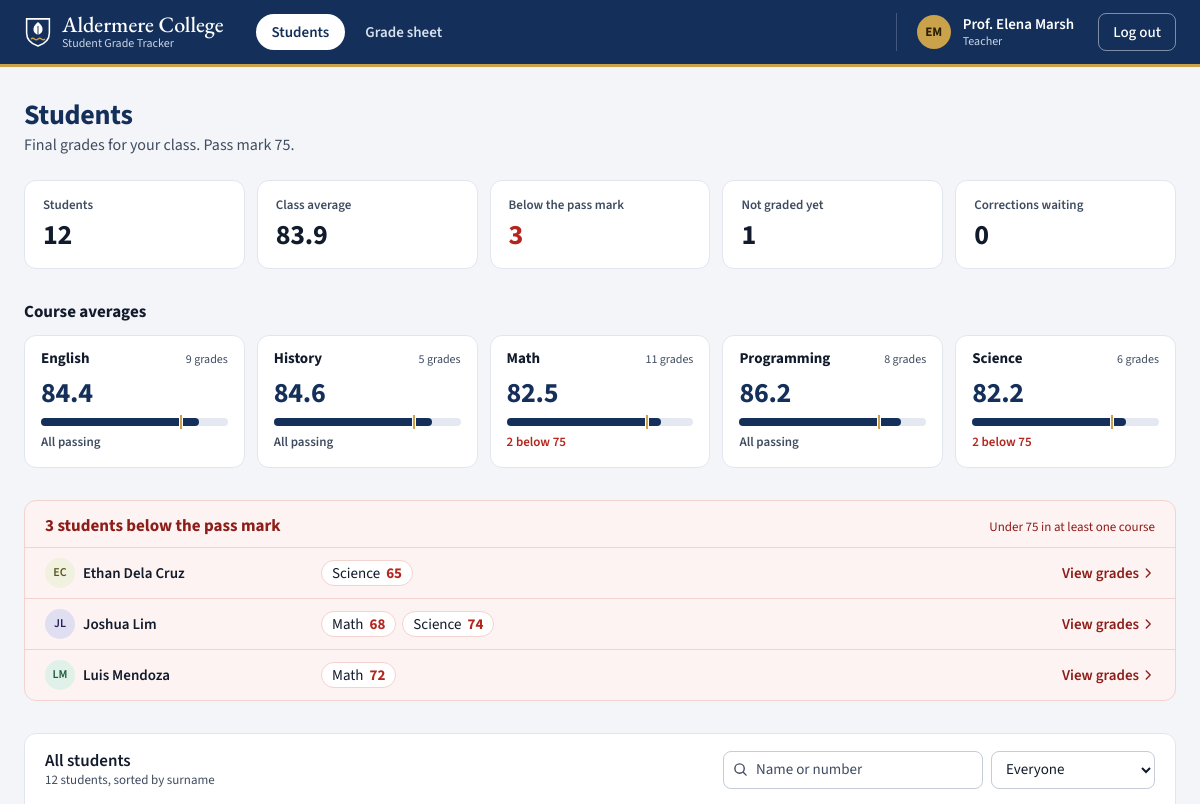
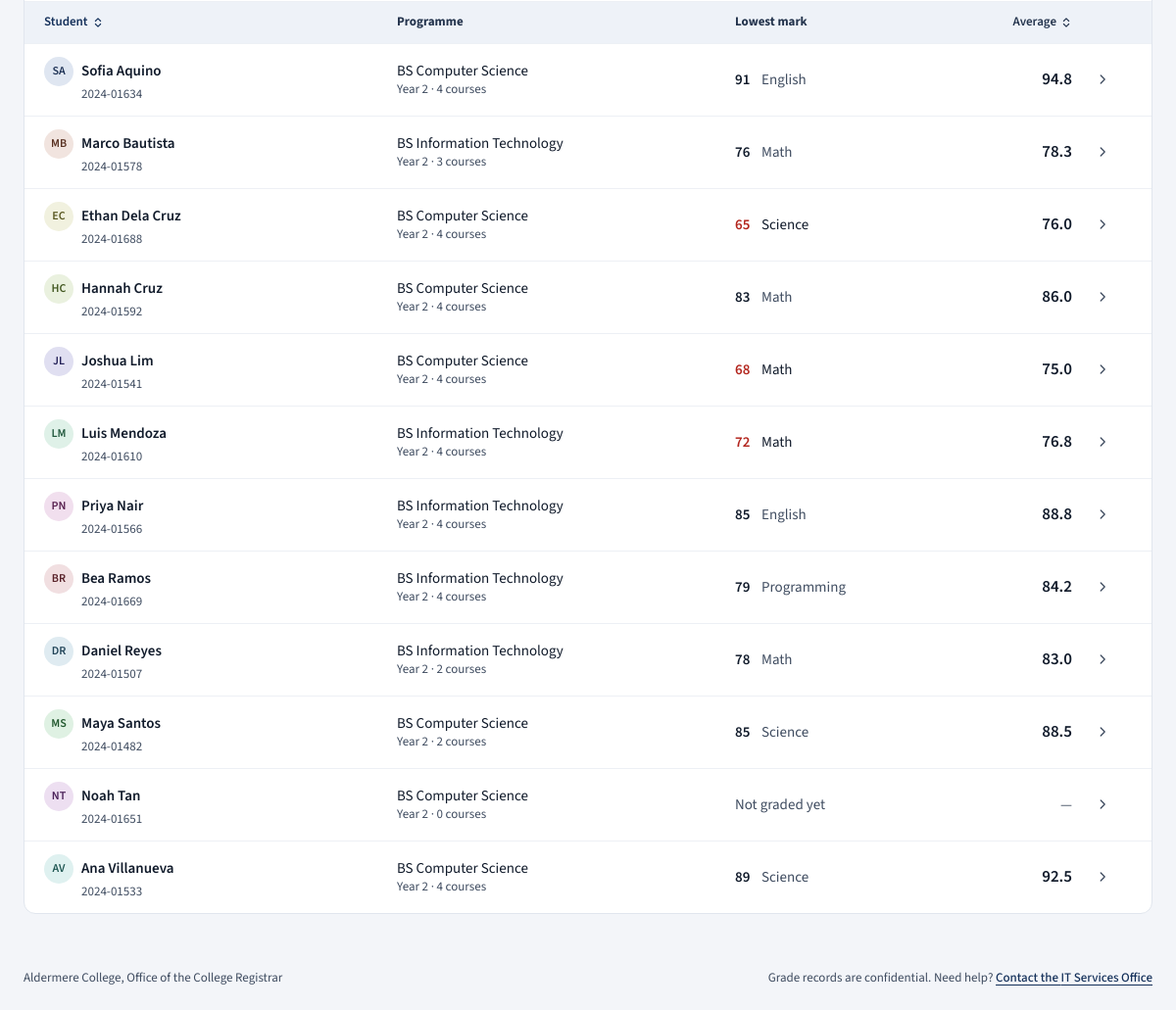
The app's page /dashboard (signed in) with its own data (2 pictures, top to bottom).
### tables this page shows
CREATE TABLE users (
    id INTEGER PRIMARY KEY AUTOINCREMENT,
    username TEXT UNIQUE NOT NULL,
    password TEXT NOT NULL,
    role TEXT NOT NULL CHECK(role IN ('student','teacher','academic_admin','registrar','it_admin')),
    is_locked BOOLEAN DEFAULT 0,
    failed_attempts INTEGER DEFAULT 0,
    full_name TEXT,
    student_no TEXT,
    program TEXT,
    year_level INTEGER
);

CREATE TABLE grades (
    id INTEGER PRIMARY KEY AUTOINCREMENT,
    student_id INTEGER NOT NULL,
    subject TEXT NOT NULL,
    grade INTEGER NOT NULL,
    updated_by TEXT NOT NULL,
    FOREIGN KEY (student_id) REFERENCES users(id)
);

### app.py (the view, shortened to what this page needs)
@app.route("/dashboard")
def dashboard():
    if "username" not in session:
        return redirect("/login")
    user = current_user()
    if not user:
        return redirect("/login")
    role = user["role"]
    username = user["username"]
    user_id = user["id"]
    try:
        all_students, all_users, period, pending_requests, audit_logs = dashboard_data()
    except Exception as e:
        logging.error(f"dashboard data failed user={username} err={e}")
        return render_template("login.html", error="An error occurred. Please try again.")
    student_id_param = request.args.get("student_id")
    if role == "teacher":
        if student_id_param:
            if not valid_id(student_id_param):
                return teacher_error("Invalid input.", "teacher filter")
            return redirect(f"/students/{int(student_id_param)}")
        try:
            return render_roster()
        except Exception as e:
            logging.error(f"teacher roster failed user={username} err={e}")
            return "An error occurred. Please try again.", 500
    elif role == "it_admin":
        grades = get_db().execute(GRADES_SELECT).fetchall()
        return render_template("dashboard.html", role=role, username=username, grades=grades, students=all_students, all_users=all_users, period=period, pending_requests=pending_requests, audit_logs=audit_logs)

### app.py (called while the page is built, shortened)
@app.before_request
def check_csrf():
    if request.method != "POST":
        return None

def get_db():
    db = getattr(g, '_database', None)
    if db is None:
        db = g._database = sqlite3.connect(DATABASE)
        db.row_factory = sqlite3.Row
    return db

@app.teardown_appcontext
def close_connection(exception):
    db = getattr(g, '_database', None)
    if db is not None:
        db.close()

@app.context_processor
def shell_context():
    if "user_id" not in session:
        return {"pass_mark": PASS_MARK}
    try:
        db = get_db()
        shell_user = db.execute("SELECT full_name FROM users WHERE id=?", (session["user_id"],)).fetchone()
        period = db.execute("SELECT * FROM grading_periods LIMIT 1").fetchone()
        pending = db.execute("SELECT COUNT(*) FROM grade_change_requests WHERE status='pending'").fetchone()[0]
    except Exception as e:
        logging.error(f"shell context failed err={e}")
        return {"pass_mark": PASS_MARK}
    return {
        "pass_mark": PASS_MARK,
        "shell_period": period,
        "shell_pending": pending,
        "shell_name": (shell_user["full_name"] if shell_user else None) or session.get("username"),
    }

def valid_id(s):
    try:
        return int(s) > 0
    except (TypeError, ValueError):
        return False

def current_user():
    uid = session.get("user_id")
    if not uid:
        return None
    try:
        if not valid_id(uid):
            session.clear()
            return None
        db = get_db()
        user = db.execute("SELECT * FROM users WHERE id=?", (int(uid),)).fetchone()
        if not user:
            session.clear()
            return None
        if user["is_locked"]:
            session.clear()
            return None
        if session.get("username") != user["username"] or session.get("role") != user["role"]:
            session.clear()
            return None
        return user
    except Exception as e:
        logging.error(f"current_user failed uid={uid} err={e}")
        return None

def mean(values):
    return sum(values) / len(values) if values else None

def surname_key(name):
    return (name.split()[-1].lower(), name.lower())

### templates/students.html (shortened to what this page needs)
{% extends 'base.html' %}
{% set period_name = period['name'] if period else 'This' %}
{% set below = roster|selectattr('standing', 'equalto', 'below')|list %}
{% set ungraded = roster|selectattr('standing', 'equalto', 'none')|list %}
{% set waiting = roster|sum(attribute='waiting') %}
{% block content %}
{% import '_ui.html' as ui with context %}
<header class="page-head">
    <div>
        <h1>Students</h1>
        <p class="sub">Final grades for your class. Pass mark {{ pass_mark }}.</p>
    </div>
</header>
<ul class="stat-tiles" aria-label="Class summary">
    <li class="stat-tile"><span class="stat-label">Students</span><span class="stat-value">{{ roster|length }}</span></li>
    <li class="stat-tile"><span class="stat-label">Class average</span><span class="stat-value">{% if class_average is none %}—{% else %}{{ '%.1f'|format(class_average) }}{% endif %}</span></li>
    <li class="stat-tile"><span class="stat-label">Below the pass mark</span><span class="stat-value{{ ' is-negative' if below }}">{{ below|length }}</span></li>
    <li class="stat-tile"><span class="stat-label">Not graded yet</span><span class="stat-value">{{ ungraded|length }}</span></li>
    <li class="stat-tile"><span class="stat-label">Corrections waiting</span><span class="stat-value">{{ waiting }}</span></li>
</ul>
{% if courses %}
<section class="course-cards" aria-labelledby="courses-title">
    <h2 id="courses-title" class="section-title">Course averages</h2>
    <ul>
        {% for c in courses %}
        <li class="course-card">
            <span class="course-band"><span class="course-name">{{ c['subject'] }}</span><span class="course-count">{{ c['count'] }} grade{{ '' if c['count'] == 1 else 's' }}</span></span>
            <span class="course-body"><span class="course-avg{{ ' is-negative' if c['average'] < pass_mark }}">{{ '%.1f'|format(c['average']) }}</span>
            {{ ui.score_bar(c['average'], pass_mark) }}
            <span class="course-meta">{% if c['below'] %}<span class="text-negative nowrap">{{ c['below'] }} below {{ pass_mark }}</span>{% else %}<span class="nowrap">All passing</span>{% endif %}</span></span>
        </li>
        {% endfor %}
    </ul>
</section>
{% endif %}
{% if below %}
<section class="attention-panel" aria-labelledby="attention-title">
    <div class="attention-head">
        <h2 id="attention-title">{{ below|length }} student{{ '' if below|length == 1 else 's' }} below the pass mark</h2>
        <p class="meta">Under {{ pass_mark }} in at least one course</p>
    </div>
    <ul class="attention-list">
        {% for s in below %}
        <li>
            <a href="/students/{{ s['id'] }}">
                {{ ui.person(s['name'], s['id']) }}
                <span class="attention-marks">
                    {% for g in s['below'] %}<span class="mark-chip">{{ g['subject'] }} <strong>{{ g['grade'] }}</strong></span>{% endfor %}
                </span>
                <span class="attention-go"><span class="go-label">View grades</span>{{ ui.icon('chevron') }}</span>
            </a>
        </li>
        {% endfor %}
    </ul>
</section>
{% elif roster %}
<p class="all-clear">Every graded student is at or above the {{ pass_mark }} pass mark.</p>
{% endif %}
<section class="panel panel-flush" aria-labelledby="roster-title">
    <header class="panel-head">
        <div>
            <h2 id="roster-title">All students</h2>
            <p class="meta" data-roster-count aria-live="polite">{{ roster|length }} student{{ '' if roster|length == 1 else 's' }}, sorted by surname</p>
        </div>
        <div class="toolbar" data-roster-tools hidden>
            <label class="search">
                <input class="control" type="search" placeholder="Name or number" data-roster-search>
            </label>
            <select class="control" id="roster-standing" data-roster-standing>
                <option value="">Everyone</option>
            </select>
        </div>
    </header>
    {% if roster %}
    <div class="table-wrap">
        <table class="ledger ledger-roster" data-roster>
            <colgroup>
                <col class="w-student"><col class="w-program"><col class="w-lowest"><col class="w-average"><col class="w-go">
            </colgroup>
            <thead>
                <tr>
                    <th scope="col" aria-sort="ascending"><button type="button" class="th-sort" data-sort="name">Student {{ ui.icon('sort') }}</button></th>
                    <th scope="col">Programme</th>
                    <th scope="col">Lowest mark</th>
                    <th scope="col" class="num"><button type="button" class="th-sort" data-sort="average">Average {{ ui.icon('sort') }}</button></th>
                    <th scope="col"><span class="sr-only">Open</span></th>
                </tr>
            </thead>
            <tbody>
                {% for s in roster %}
                {% set lowest = s['grades']|sort(attribute='grade')|first if s['grades'] else none %}
                <tr class="row-link" data-name="{{ s['name']|lower }} {{ s['student_no'] or '' }}" data-order="{{ loop.index }}" data-average="{{ s['average'] if s['average'] is not none else -1 }}" data-standing="{{ s['standing'] }}">
                    <td class="c-main">
                        <a href="/students/{{ s['id'] }}">{{ ui.person(s['name'], s['id']) }}</a>
                        <span class="line-two line-indent">{{ s['student_no'] or '—' }}</span>
                    </td>
                    <td class="c-by">{{ s['program'] or '—' }}<span class="line-two">{% if s['year_level'] %}Year {{ s['year_level'] }} · {% endif %}{{ s['grades']|length }} course{{ '' if s['grades']|length == 1 else 's' }}</span></td>
                    <td class="c-by">
                        {% if lowest %}
                        <span class="lowest{{ ' is-below' if lowest['grade'] < pass_mark }}"><span class="lowest-grade">{{ lowest['grade'] }}</span> {{ lowest['subject'] }}</span>
                        {% else %}<span class="text-muted">Not graded yet</span>{% endif %}
                    </td>
                    <td class="num c-grade">{% if s['average'] is none %}<span class="text-muted">—</span>{% else %}<span class="grade grade-lg{{ ' is-below' if s['average'] < pass_mark }}">{{ '%.1f'|format(s['average']) }}</span>{% endif %}</td>
                    <td class="c-go" aria-hidden="true">{{ ui.icon('chevron') }}</td>
                </tr>
                {% endfor %}
            </tbody>
        </table>
    </div>
    {% else %}
    <p class="empty">No students are enrolled yet.</p>
    {% endif %}
</section>
{% endblock %}

### templates/base.html (shortened to what this page needs)
{% import '_ui.html' as ui %}
{% set role = session.get('role') %}
{% set username = session.get('username') %}
{% set display_name = shell_name or username or '' %}
{% set name_parts = display_name.replace('Prof. ', '').replace('Dr. ', '').split() %}
<!DOCTYPE html>
<html lang="en">
<head>
    <link rel="stylesheet" href="{{ url_for('static', filename='style.css') }}">
</head>
<body>
    <header class="topbar">
        <div class="topbar-in">
            <a class="brand" href="/dashboard">
                <span class="brand-text"><span class="brand-name">{{ ui.COLLEGE }}</span><span class="brand-sub">{{ ui.PORTAL }}</span></span>
            </a>
            <div class="nav-sheet" id="site-nav">
                <nav class="tabs" aria-label="Main">
                    {% macro item(href, label, count=0, also='') %}
                    <a class="tab" href="{{ href }}"{% if request.path == href or (also and request.path.startswith(also)) %} aria-current="page"{% endif %}>
                        <span>{{ label }}</span>
                    </a>
                    {% endmacro %}
                    {% if role == 'teacher' %}
                        {{ item('/dashboard', 'Students', also='/students/') }}
                        {{ item('/grade-sheet', 'Grade sheet') }}
                    {% elif role == 'academic_admin' %}
                        {{ item('/dashboard', 'Grades') }}
                        {{ item('/approvals', 'Approvals', shell_pending or 0) }}
                        {{ item('/transcript', 'Transcripts') }}
                    {% elif role == 'registrar' %}
                        {{ item('/dashboard', 'Grading period') }}
                        {{ item('/transcript', 'Transcripts') }}
                    {% elif role == 'it_admin' %}
                        {{ item('/dashboard', 'Accounts', also='/admin/accounts/') }}
                    {% else %}
                        {{ item('/dashboard', 'My grades') }}
                        {{ item('/transcript', 'My transcript') }}
                    {% endif %}
                </nav>
            </div>
            <div class="account">
                <span class="avatar" aria-hidden="true">{% if name_parts|length > 1 %}{{ name_parts[0][0]|upper }}{{ name_parts[-1][0]|upper }}{% elif name_parts %}{{ name_parts[0][0]|upper }}{% endif %}</span>
                <span class="account-who"><span class="account-name">{{ display_name }}</span><span class="account-role">{{ ui.ROLE_LABELS.get(role, role) }}</span></span>
                <a class="btn btn-quiet btn-sm" href="/logout">Log out</a>
            </div>
        </div>
    </header>
    <main class="canvas" id="main">
        {% block content %}{% endblock %}
    </main>
    <footer class="site-foot no-print">
        <p>{{ ui.COLLEGE }}, {{ ui.OFFICE }}</p>
        <p>Grade records are confidential. Need help? <a href="/forgot-password">Contact the {{ ui.IT_OFFICE.name }}</a></p>
    </footer>
</body>
</html>

### templates/_ui.html (shortened to what this page needs)
{% macro icon(name) %}
<svg viewBox="0 0 16 16" fill="none" stroke="currentColor" stroke-width="1.5" stroke-linecap="round" stroke-linejoin="round" aria-hidden="true">
    {% if name == 'menu' %}<path d="M2.500 4.500h11M2.500 8h11M2.500 11.500h11"/>
    {% elif name == 'close' %}<path d="m3.500 3.500 9 9M12.500 3.500l-9 9"/>
    {% elif name == 'chevron' %}<path d="m6 3.500 4.500 4.500L6 12.500"/>
    {% elif name == 'back' %}<path d="M10 3.500 5.500 8l4.500 4.500"/>
    {% elif name == 'search' %}<path d="M7 12A5 5 0 1 0 7 2a5 5 0 0 0 0 10ZM10.700 10.700 14 14"/>
    {% elif name == 'sort' %}<path d="m4.500 6 3.500-3.500L11.500 6M4.500 10 8 13.500 11.500 10"/>
    {% endif %}
</svg>
{% endmacro %}
{% macro person(name, id=None) %}
{% set parts = name.split() %}
<span class="person">
    {%- if id is not none %}<span class="person-chip" style="--h:{{ (id * 67) % 360 }}" aria-hidden="true">{% if parts|length > 1 %}{{ parts[0][0]|upper }}{{ parts[-1][0]|upper }}{% else %}{{ name[0]|upper }}{{ name[-1] if name[-1].isdigit() else '' }}{% endif %}</span>{% endif -%}
    <span class="person-name">{{ name }}</span>
</span>
{% endmacro %}
{% macro score_bar(grade, pass_mark) %}
<span class="score{{ ' is-below' if grade < pass_mark }}" style="--grade:{{ grade }}%;--pass:{{ pass_mark }}%" aria-hidden="true"><span class="score-fill"></span><span class="score-tick"></span></span>
{% endmacro %}

### records on screen
users: full_name "Prof. Elena Marsh", ROLE_LABELS.get "Teacher"
grades: subject "English", count "9", count "s", average "84.4", {{ grade }} 84.44444444444444 (drawn), shows "All passing"
grades: subject "History", count "5", count "s", average "84.6", shows "All passing"
grades: subject "Math", count "11", count "s", average "82.5", {{ grade }} 82.54545454545455 (drawn), below "2", pass_mark "75"
grades: subject "Programming", count "8", count "s", average "86.2", {{ grade }} 86.25 (drawn), shows "All passing"
grades: subject "Science", count "6", count "s", average "82.2", {{ grade }} 82.16666666666667 (drawn), below "2", pass_mark "75", grade "85"
users: {{ (id * 67) % 360 }} 59 (drawn), parts "E", parts "C", full_name "Ethan Dela Cruz", student_no "2024-01688", program "BS Computer Science", year_level "2", grades|length "4", grades "s", average "76.0"
grades: subject "Science", grade "65"
users: {{ (id * 67) % 360 }} 243 (drawn), parts "J", parts "L", full_name "Joshua Lim", student_no "2024-01541", program "BS Computer Science", year_level "2", grades|length "4", grades "s", average "75.0"
grades: subject "Math", grade "68"
grades: subject "Science", grade "74"
users: {{ (id * 67) % 360 }} 151 (drawn), parts "L", parts "M", full_name "Luis Mendoza", student_no "2024-01610", program "BS Information Technology", year_level "2", grades|length "4", grades "s", average "76.8"
grades: subject "Math", grade "72"
users: {{ (id * 67) % 360 }} 218 (drawn), parts "S", parts "A", full_name "Sofia Aquino", student_no "2024-01634", program "BS Computer Science", year_level "2", grades|length "4", grades "s", average "94.8"
grades: grade "91", subject "English"
users: {{ (id * 67) % 360 }} 17 (drawn), parts "M", parts "B", full_name "Marco Bautista", student_no "2024-01578", program "BS Information Technology", year_level "2", grades|length "3", grades "s", average "78.3"
grades: grade "76", subject "Math"
users: {{ (id * 67) % 360 }} 84 (drawn), parts "H", parts "C", full_name "Hannah Cruz", student_no "2024-01592", program "BS Computer Science", year_level "2", grades|length "4", grades "s", average "86.0"
grades: grade "83", subject "Math"
users: {{ (id * 67) % 360 }} 310 (drawn), parts "P", parts "N", full_name "Priya Nair", student_no "2024-01566", program "BS Information Technology", year_level "2", grades|length "4", grades "s", average "88.8"
grades: grade "85", subject "English"
users: {{ (id * 67) % 360 }} 352 (drawn), parts "B", parts "R", full_name "Bea Ramos", student_no "2024-01669", program "BS Information Technology", year_level "2", grades|length "4", grades "s", average "84.2"
grades: grade "79", subject "Programming"
users: {{ (id * 67) % 360 }} 201 (drawn), parts "D", parts "R", full_name "Daniel Reyes", student_no "2024-01507", program "BS Information Technology", year_level "2", grades|length "2", grades "s", average "83.0"
grades: grade "78", subject "Math"
users: {{ (id * 67) % 360 }} 134 (drawn), parts "M", parts "S", full_name "Maya Santos", student_no "2024-01482", program "BS Computer Science", year_level "2", grades|length "2", grades "s", average "88.5"
users: {{ (id * 67) % 360 }} 285 (drawn), parts "N", parts "T", full_name "Noah Tan", student_no "2024-01651", program "BS Computer Science", year_level "2", grades|length "0", grades "s", shows "Not graded yet"
users: {{ (id * 67) % 360 }} 176 (drawn), parts "A", parts "V", full_name "Ana Villanueva", student_no "2024-01533", program "BS Computer Science", year_level "2", grades|length "4", grades "s", average "92.5"
grades: grade "89", subject "Science"

### other values on screen
{{ ui.COLLEGE }} "Aldermere College"
{{ ui.PORTAL }} "Student Grade Tracker"
{{ label }} "Students Grade sheet"
{{ name_parts[0][0]|upper }} "E"
{{ name_parts[-1][0]|upper }} "M"
{{ pass_mark }} "75"
{{ roster|length }} "12"
{{ '%.1f'|format(class_average) }} "83.9"
{{ below|length }} "3"
{{ ungraded|length }} "1"
{{ waiting }} "0"
{{ '' if below|length == 1 else 's' }} "s"
{{ '' if roster|length == 1 else 's' }} "s"
{{ ui.OFFICE }} "Office of the College Registrar"
{{ ui.IT_OFFICE.name }} "IT Services Office"
